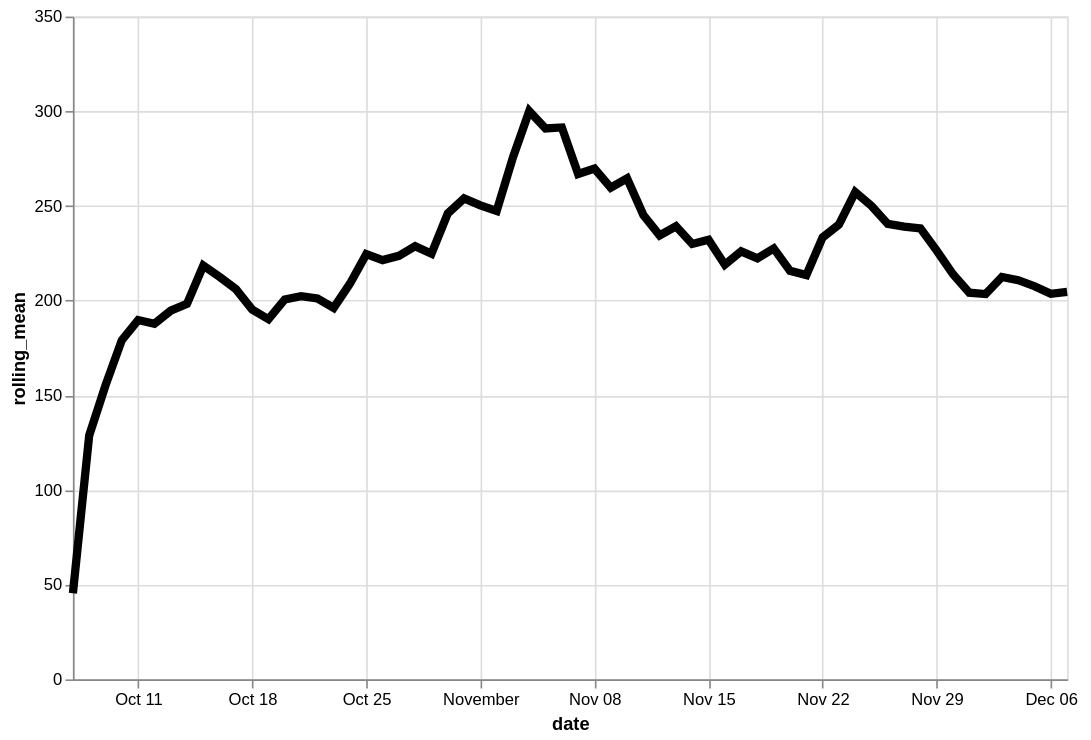

Vega-Lite specification for this chart:
### Vega-Lite specification from a JSON file in a GitHub repository (floating-point values rounded to 4 significant figures)
{"config": {"view": {"continuousWidth": 400, "continuousHeight": 300}}, "data": {"name": "data-42d002da5cd281bbb260e27e4c642f67"}, "mark": {"type": "line", "color": "black", "size": 5}, "encoding": {"x": {"type": "temporal", "field": "date"}, "y": {"type": "quantitative", "field": "rolling_mean"}}, "height": 400, "transform": [{"window": [{"op": "mean", "field": "logavg", "as": "rolling_mean"}], "frame": [-7, 0]}], "width": 600, "$schema": "https://vega.github.io/schema/vega-lite/v4.8.1.json", "datasets": {"data-42d002da5cd281bbb260e27e4c642f67": [{"date": "2020-10-07", "logavg": 45.5}, {"date": "2020-10-08", "logavg": 212.1}, {"date": "2020-10-09", "logavg": 208.1}, {"date": "2020-10-10", "logavg": 250.7}, {"date": "2020-10-11", "logavg": 232.3}, {"date": "2020-10-12", "logavg": 177.7}, {"date": "2020-10-13", "logavg": 236.4}, {"date": "2020-10-14", "logavg": 223.4}, {"date": "2020-10-15", "logavg": 207.1}, {"date": "2020-10-16", "logavg": 164.3}, {"date": "2020-10-17", "logavg": 156.7}, {"date": "2020-10-18", "logavg": 163.7}, {"date": "2020-10-19", "logavg": 192.0}, {"date": "2020-10-20", "logavg": 261.4}, {"date": "2020-10-21", "logavg": 250.2}, {"date": "2020-10-22", "logavg": 213.7}, {"date": "2020-10-23", "logavg": 167.4}, {"date": "2020-10-24", "logavg": 266.6}, {"date": "2020-10-25", "logavg": 281.3}, {"date": "2020-10-26", "logavg": 138.9}, {"date": "2020-10-27", "logavg": 210.1}, {"date": "2020-10-28", "logavg": 301.6}, {"date": "2020-10-29", "logavg": 218.7}, {"date": "2020-10-30", "logavg": 384.2}, {"date": "2020-10-31", "logavg": 230.6}, {"date": "2020-11-01", "logavg": 237.0}, {"date": "2020-11-02", "logavg": 257.9}, {"date": "2020-11-03", "logavg": 365.4}, {"date": "2020-11-04", "logavg": 405.2}, {"date": "2020-11-05", "logavg": 228.1}, {"date": "2020-11-06", "logavg": 223.1}, {"date": "2020-11-07", "logavg": 187.6}, {"date": "2020-11-08", "logavg": 253.5}, {"date": "2020-11-09", "logavg": 156.5}, {"date": "2020-11-10", "logavg": 297.0}, {"date": "2020-11-11", "logavg": 210.7}, {"date": "2020-11-12", "logavg": 319.3}, {"date": "2020-11-13", "logavg": 266.2}, {"date": "2020-11-14", "logavg": 148.4}, {"date": "2020-11-15", "logavg": 205.4}, {"date": "2020-11-16", "logavg": 148.3}, {"date": "2020-11-17", "logavg": 212.9}, {"date": "2020-11-18", "logavg": 267.6}, {"date": "2020-11-19", "logavg": 252.4}, {"date": "2020-11-20", "logavg": 224.7}, {"date": "2020-11-21", "logavg": 248.1}, {"date": "2020-11-22", "logavg": 307.5}, {"date": "2020-11-23", "logavg": 260.0}, {"date": "2020-11-24", "logavg": 285.1}, {"date": "2020-11-25", "logavg": 154.7}, {"date": "2020-11-26", "logavg": 191.5}, {"date": "2020-11-27", "logavg": 241.2}, {"date": "2020-11-28", "logavg": 217.1}, {"date": "2020-11-29", "logavg": 154.0}, {"date": "2020-11-30", "logavg": 207.7}, {"date": "2020-12-01", "logavg": 182.2}, {"date": "2020-12-02", "logavg": 279.5}, {"date": "2020-12-03", "logavg": 227.1}, {"date": "2020-12-04", "logavg": 177.8}, {"date": "2020-12-05", "logavg": 215.5}, {"date": "2020-12-06", "logavg": 185.2}, {"date": "2020-12-07", "logavg": 162.5}]}}
